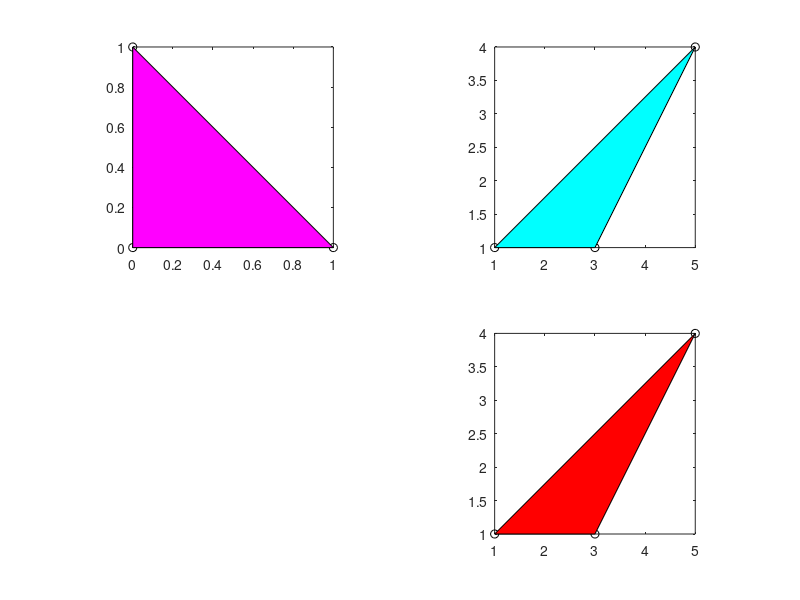

Write MATLAB code to recreate this figure.
clc;
clear;
close all;

x = [1 3 5];
y = [1 1 4];

hold on
subplot(2,2,2)
plot(x,y,'ok')
patch('faces',[1 2 3],'Vertices',[x;y]','facecolor','c','edgecolor','k')
axis square

x21 = x(2) - x(1);
x31 = x(3) - x(1);
y21 = y(2) - y(1);
y31 = y(3) - y(1);

e = [0 1 0];
z = [0 0 1];

subplot(2,2,1)
plot(e,z,'ok')
patch('faces',[1 2 3],'Vertices',[e;z]','facecolor','m','edgecolor','k')
axis square

xm = x(1) + x21*z + x31*e;
ym = y(1) + y21*z + y31*e;

subplot(2,2,4)
plot(xm,ym,'ok')
patch('faces',[1 2 3],'Vertices',[x;y]','facecolor','r','edgecolor','k')
axis square
